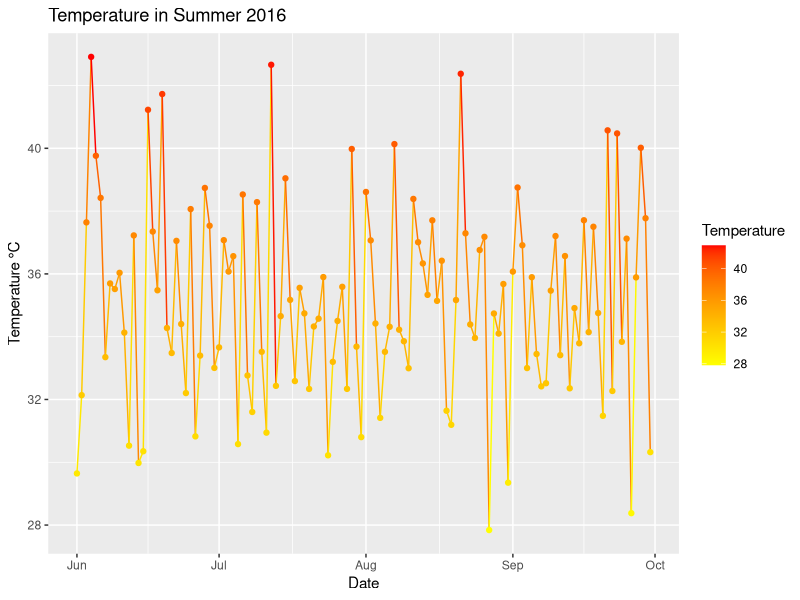

This chart was generated by the following R code:
## ---- chunk 1
knitr::opts_chunk$set(echo = TRUE)
## ---- chunk 2
library("lubridate")
library("ggplot2")
library("tidyverse")
Date<-seq(ymd("2016-06-01",tz="Europe/Madrid"), ymd("2016-09-30",tz="Europe/Madrid"), by="day")
Temperature<-rnorm(length(Date),mean=35,sd=3)
Summer_Temp<-data.frame(Date,Temperature)
Summer_Temp %>% group_by(Month=month(Date)) %>% summarise(Average_Temperature=mean(Temperature),Deviation_Temperature=sd(Temperature))
ggplot(Summer_Temp,aes(x=Date,y=Temperature,color=Temperature))+geom_line()+geom_point()+scale_color_gradient(low="yellow",high="red")+labs(y="Temperature °C",title="Temperature in Summer 2016")

